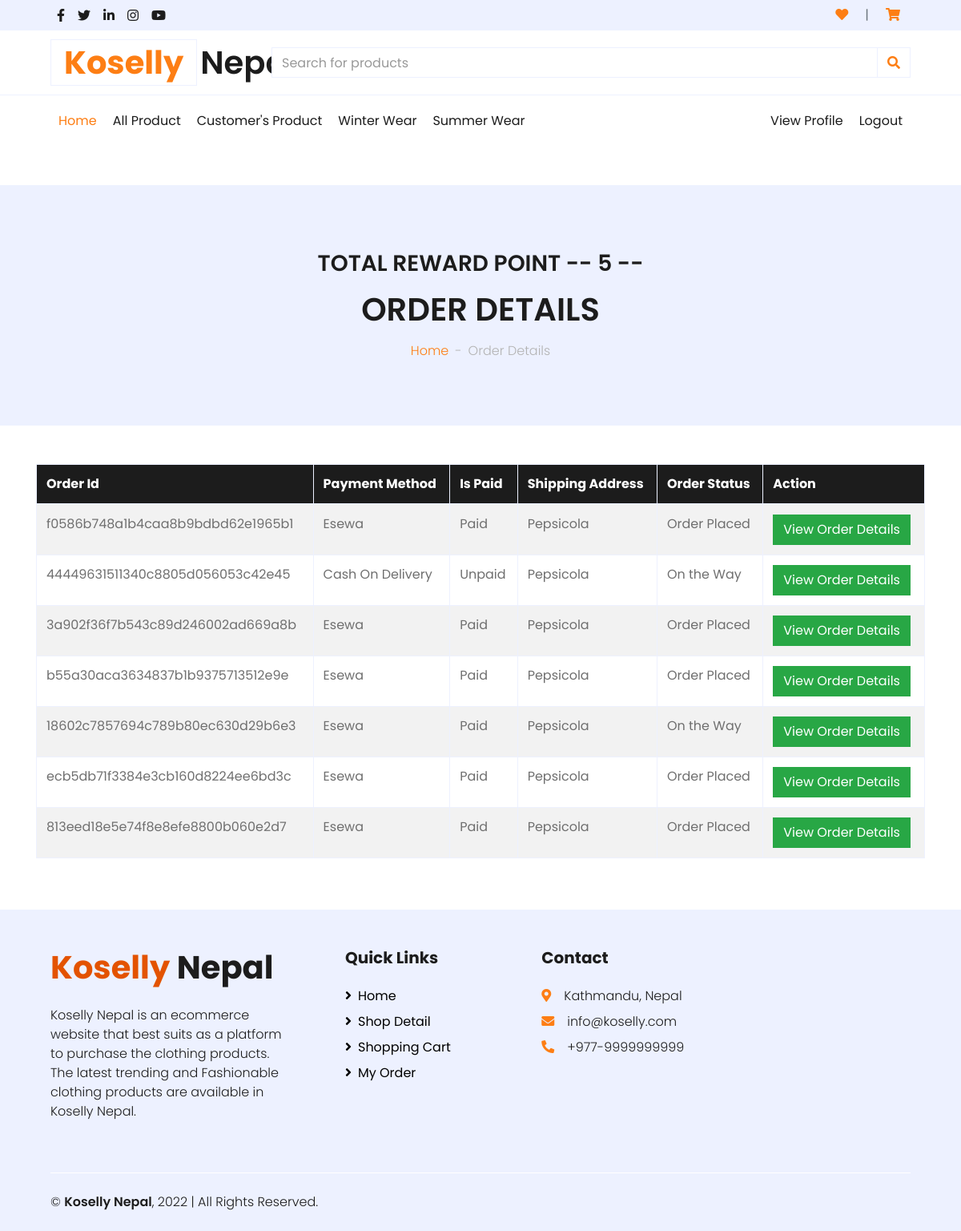
The app's page /my_order/ (signed in) with its own data.
### cart/models.py (models this page shows, shortened)
class Cart(models.Model):
    product = models.ForeignKey(Product, on_delete=models.PROTECT)
    user = models.ForeignKey(MyUser, on_delete=models.PROTECT)
    quantity = models.PositiveIntegerField()
    is_bought = models.BooleanField(default=False)
    is_paid = models.BooleanField(default=False)
    payment_method = models.CharField(max_length=50, null=True, blank=True)
    order_id = models.CharField(max_length=100, null=True, blank=True)
    shipping_address = models.CharField(max_length=100, null=True, blank=True)
    price = models.PositiveIntegerField(null=True, blank=True)
    is_send = models.BooleanField(default=False)
    is_delivered = models.BooleanField(default=False)

### decorator.py (the view, shortened to what this page needs)
        def wrap(request, *args, **kwargs):
            if request.user.is_authenticated:
                if request.user.is_admin:
                    return view_function(request, *args, **kwargs)
            else:
                return redirect('accounts:login')

### decorator.py (called while the page is built, shortened)
def is_admin_or_user():
    def decorator(view_function):
        def wrap(request, *args, **kwargs):
            if request.user.is_authenticated:
                if request.user.is_admin:
                    return view_function(request, *args, **kwargs)
            else:
                return redirect('accounts:login')
        return wrap
    return decorator

### home/views.py (called while the page is built)
@is_admin_or_user()
def my_order(request):
    my_order = Cart.objects.filter(user=request.user).filter(is_bought=True)
    rewards_point = my_order.aggregate(Total=(Sum('price') / 1000))['Total']
    print(my_order.aggregate(Total=(Sum('price'))))
    orders = set(
        my_order.values_list('order_id', 'payment_method', 'is_paid', 'shipping_address', 'is_send', 'is_delivered'))
    context = {'my_orders': orders, 'rewards_point': rewards_point}
    return render(request, 'home/my_order.html', context)

### home/templates/home/my_order.html (shortened to what this page needs)
{% extends 'home/base.html' %}
{% block body %}
    <div class="container-fluid bg-secondary mb-5">
        <div class="d-flex flex-column align-items-center justify-content-center" style="min-height: 300px">
            <h3 class="font-weight-semi-bold text-uppercase mb-3">Total Reward Point -- {{ rewards_point }} --</h3>
            <h1 class="font-weight-semi-bold text-uppercase mb-3">Order Details</h1>
            <div class="d-inline-flex">
                <p class="m-0"><a href="/">Home</a></p>
                <p class="m-0 px-2">-</p>
                <p class="m-0">Order Details</p>
            </div>
        </div>
    </div>
    <div class="container">
        <div class="mb-5 table-responsive">
            <table id="myTable" class="table table-striped table-bordered">
                <thead class="bg-dark text-white">
                <tr>
                    <th>Order Id</th>
                    <th>Payment Method</th>
                    <th>Is Paid</th>
                    <th>Shipping Address</th>
                    <th>Order Status</th>
                    <th>Action</th>
                </tr>
                </thead>
                <tbody class="align-middle">
                {% for order in my_orders %}
                    <tr>
                        <td>
                            {{ order.0 }}
                        </td>
                        <td>
                            {{ order.1 }}
                        </td>
                        <td>
                            {% if order.2 == True %}Paid
                            {% else %}
                                Unpaid
                            {% endif %}
                        </td>
                        <td>
                            {{ order.3 }}
                        </td>
                        <td>
                            {% if order.5 == True %}Delivered{% elif order.4 == True %}On the Way
                            {% else %}
                                Order Placed
                            {% endif %}
                        </td>
                        <td>
                            <a href="{% url 'home:view_order_details' order.0 %}" class="btn btn-success">View Order
                                Details</a>
                        </td>
                    </tr>
                {% endfor %}
                </tbody>
            </table>
        </div>
    </div>
{% endblock %}

### records on screen
Cart: order "f0586b748a1b4caa8b9bdbd62e1965b1", payment_method "Esewa", shows "Paid", shipping_address "Pepsicola", shows "Order Placed"
Cart: order "44449631511340c8805d056053c42e45", payment_method "Cash On Delivery", shows "Unpaid", shipping_address "Pepsicola", shows "On the Way"
Cart: order "3a902f36f7b543c89d246002ad669a8b", payment_method "Esewa", shows "Paid", shipping_address "Pepsicola", shows "Order Placed"
Cart: order "18602c7857694c789b80ec630d29b6e3", payment_method "Esewa", shows "Paid", shipping_address "Pepsicola", shows "On the Way"
Cart: order "ecb5db71f3384e3cb160d8224ee6bd3c", payment_method "Esewa", shows "Paid", shipping_address "Pepsicola", shows "Order Placed"
Cart: order "813eed18e5e74f8e8efe8800b060e2d7", payment_method "Esewa", shows "Paid", shipping_address "Pepsicola", shows "Order Placed"

### other values on screen
{{ rewards_point }} "5"
{{ order.0 }} "b55a30aca3634837b1b9375713512e9e"
{{ order.1 }} "Esewa"
{{ order.3 }} "Pepsicola"
